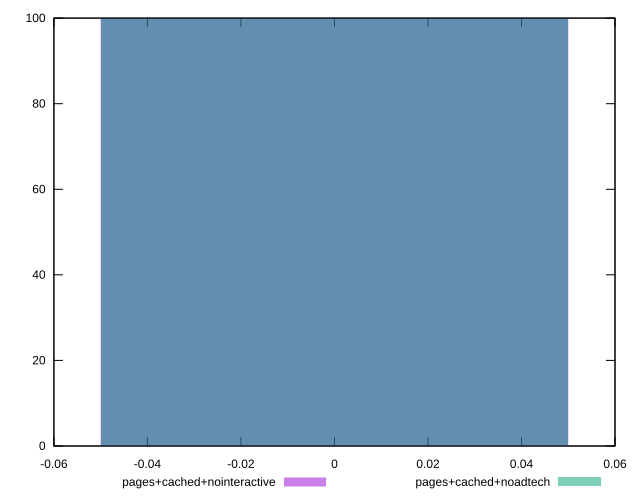

Source code (gnuplot):
reset
set terminal svg size 640, 500
set output "reprap/unminified-javascript/comparison/histogram/3_vs_4.svg"

$pagesCachedNointeractive <<EOF
0 100
EOF

$pagesCachedNoadtech <<EOF
0 100
EOF

set key outside below
set boxwidth 0.1
set yrange [0:100]
set style fill transparent solid 0.5 noborder

plot \
  $pagesCachedNointeractive title "pages+cached+nointeractive" with boxes, \
  $pagesCachedNoadtech title "pages+cached+noadtech" with boxes, \


reset
